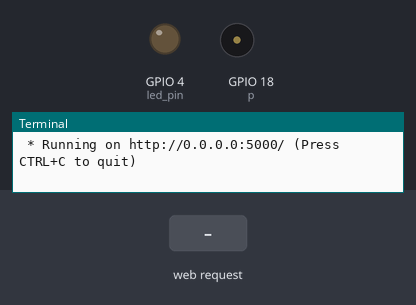
Recording of a program running on a simulated Raspberry Pi (BCM pin numbers). On the bench: output pins drawn as LEDs (lit = HIGH), buzzer (waves = sounding), the last lines printed to the terminal. The inputs (shaded band) are chosen by the test bench. Threads take turns every 2 ms; the clock reads 2024-03-15 10:24:30 at power-on unless the program sets it; pins used as bus, display or sensor lines are not drawn.

Above: at 1.2 s.
1.3 s: HTTP request for /led/on received
At 1.7 s:
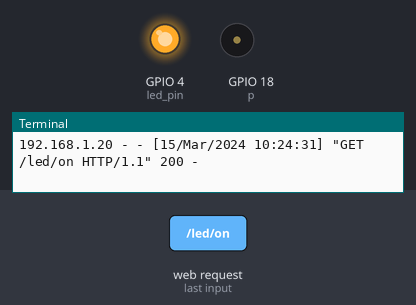
2.8 s: HTTP request for /music/on received
At 4.0 s:
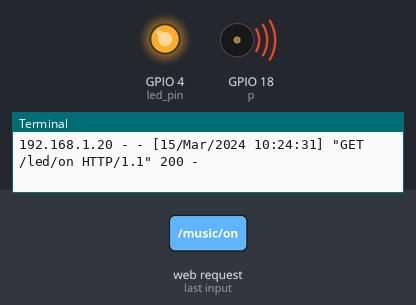
4.3 s: HTTP request for /led/holy received
At 7.05 s:
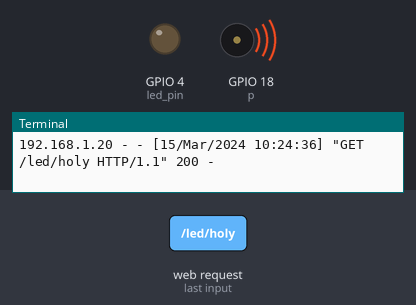
7.3 s: HTTP request for /music/off received
At 8.6 s:
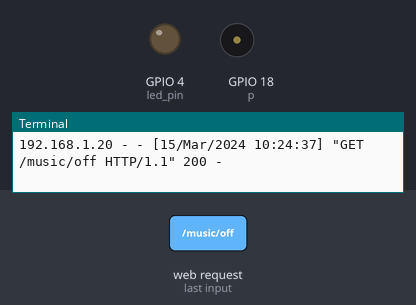
Timing chart, 0 to 9.8 s (numbered marks = the images above; inputs shaded):
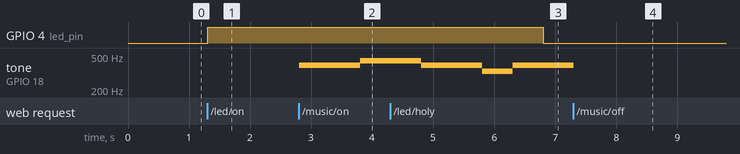

Measured:
- after the input at 1.3 s, GPIO 4 (led_pin): LOW → HIGH at once
- after the input at 2.8 s, tone on GPIO 18 (p): silent → 392 Hz at once, → 440 Hz 1.0 s later
- after the input at 4.3 s, GPIO 4 (led_pin): HIGH → LOW after 2.5 s
- after the input at 7.3 s, tone on GPIO 18 (p): 392 Hz → silent at once

The program:

gui_thread.py
```python
from flask import Flask, request
from flask import render_template
import RPi.GPIO as GPIO
import time
import threading

GPIO.setwarnings(False)
GPIO.setmode(GPIO.BCM)

led_pin=4

# GPIO 18번 핀을 출력으로 설정
GPIO.setup(4, GPIO.OUT)
# PWM 인스턴스 p를 만들고  GPIO 18번을 PWM 핀으로 설정, 주파수  = 50Hz
GPIO.setup(18, GPIO.OUT)
# PWM 인스턴스 p를 만들고  GPIO 18번을 PWM 핀으로 설정, 주파수  = 100Hz
p = GPIO.PWM(18, 100)

lock=threading.Lock()

GPIO.setup(led_pin, GPIO.OUT)

def musicstart():
    global Frq
    global p
    try:
        lock.acquire()
        p.start(10)  # PWM 시작 , 듀티사이클 10 (충분)
        for fr in Frq:
            p.ChangeFrequency(fr)    #주파수를 fr로 변경
            time.sleep(0.5)
        lock.release()

        return "ok"
    except :
        return "fail"

def stopstart():
    global Frq2
    global p
    try:
        lock.acquire()
        p.stop()
        lock.release()
        return "ok"
    except :
        return "fail"

Frq = [ 392, 392, 440, 440, 392,392,330,392]

app = Flask(__name__)

@app.route("/")
def home():
    return render_template('index.html')

@app.route("/led/on")                       # index.html에서 이 주소를 접속하여 해당 함수를 실행
def led_on():
    try:
        GPIO.output(led_pin,1)         # 불을 켜고
        return "ok"                         # 함수가 'ok'문자열을 반환함
    except :
        return "fail"

@app.route("/led/holy")                       # index.html에서 이 주소를 접속하여 해당 함수를 실행
def led_holy():
    try:
        GPIO.output(led_pin,0)         # 불을 켜고
        return "ok"                         # 함수가 'ok'문자열을 반환함
    except :
        return "fail"


@app.route("/music/on")
def led_off():
    t1 = threading.Thread(target=musicstart)
    t1.start()
    t1.join()

@app.route("/music/off")
def music_off():
    t2 = threading.Thread(target=stopstart)
    t2.start()
    t2.join()


if __name__ == "__main__":
    app.run(host="0.0.0.0")
```
